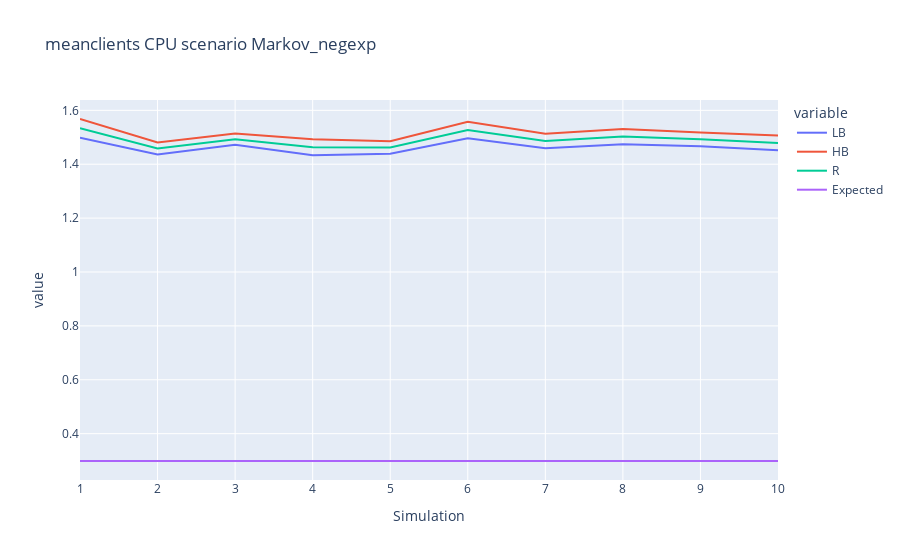

Notebook source saved alongside this figure:
### Code cell
fig,view = print_cpu_measure(markov20_negexp,"Markov_negexp","meanclients")
fig.show()

### Figure 1 — Plotly figure (JSON) as saved in the notebook; plotly's stock layout.template omitted (floating-point values rounded to 4 significant figures)
{"data": [{"hovertemplate": "variable=LB<br>Simulation=%{x}<br>value=%{y}<extra></extra>", "legendgroup": "LB", "line": {"color": "#636efa", "dash": "solid"}, "marker": {"symbol": "circle"}, "mode": "lines", "name": "LB", "orientation": "v", "showlegend": true, "type": "scatter", "x": [1, 2, 3, 4, 5, 6, 7, 8, 9, 10], "xaxis": "x", "y": [1.499, 1.436, 1.472, 1.434, 1.439, 1.496, 1.459, 1.475, 1.467, 1.452], "yaxis": "y"}, {"hovertemplate": "variable=HB<br>Simulation=%{x}<br>value=%{y}<extra></extra>", "legendgroup": "HB", "line": {"color": "#EF553B", "dash": "solid"}, "marker": {"symbol": "circle"}, "mode": "lines", "name": "HB", "orientation": "v", "showlegend": true, "type": "scatter", "x": [1, 2, 3, 4, 5, 6, 7, 8, 9, 10], "xaxis": "x", "y": [1.568, 1.481, 1.514, 1.493, 1.485, 1.557, 1.513, 1.531, 1.518, 1.506], "yaxis": "y"}, {"hovertemplate": "variable=R<br>Simulation=%{x}<br>value=%{y}<extra></extra>", "legendgroup": "R", "line": {"color": "#00cc96", "dash": "solid"}, "marker": {"symbol": "circle"}, "mode": "lines", "name": "R", "orientation": "v", "showlegend": true, "type": "scatter", "x": [1, 2, 3, 4, 5, 6, 7, 8, 9, 10], "xaxis": "x", "y": [1.533, 1.459, 1.493, 1.463, 1.462, 1.527, 1.486, 1.503, 1.492, 1.479], "yaxis": "y"}, {"hovertemplate": "variable=Expected<br>Simulation=%{x}<br>value=%{y}<extra></extra>", "legendgroup": "Expected", "line": {"color": "#ab63fa", "dash": "solid"}, "marker": {"symbol": "circle"}, "mode": "lines", "name": "Expected", "orientation": "v", "showlegend": true, "type": "scatter", "x": [1, 2, 3, 4, 5, 6, 7, 8, 9, 10], "xaxis": "x", "y": [0.2985, 0.2985, 0.2985, 0.2985, 0.2985, 0.2985, 0.2985, 0.2985, 0.2985, 0.2985], "yaxis": "y"}], "layout": {"legend": {"title": {"text": "variable"}, "tracegroupgap": 0}, "title": {"text": "meanclients CPU scenario Markov_negexp"}, "xaxis": {"anchor": "y", "domain": [0, 1], "title": {"text": "Simulation"}}, "yaxis": {"anchor": "x", "domain": [0, 1], "title": {"text": "value"}}}}
